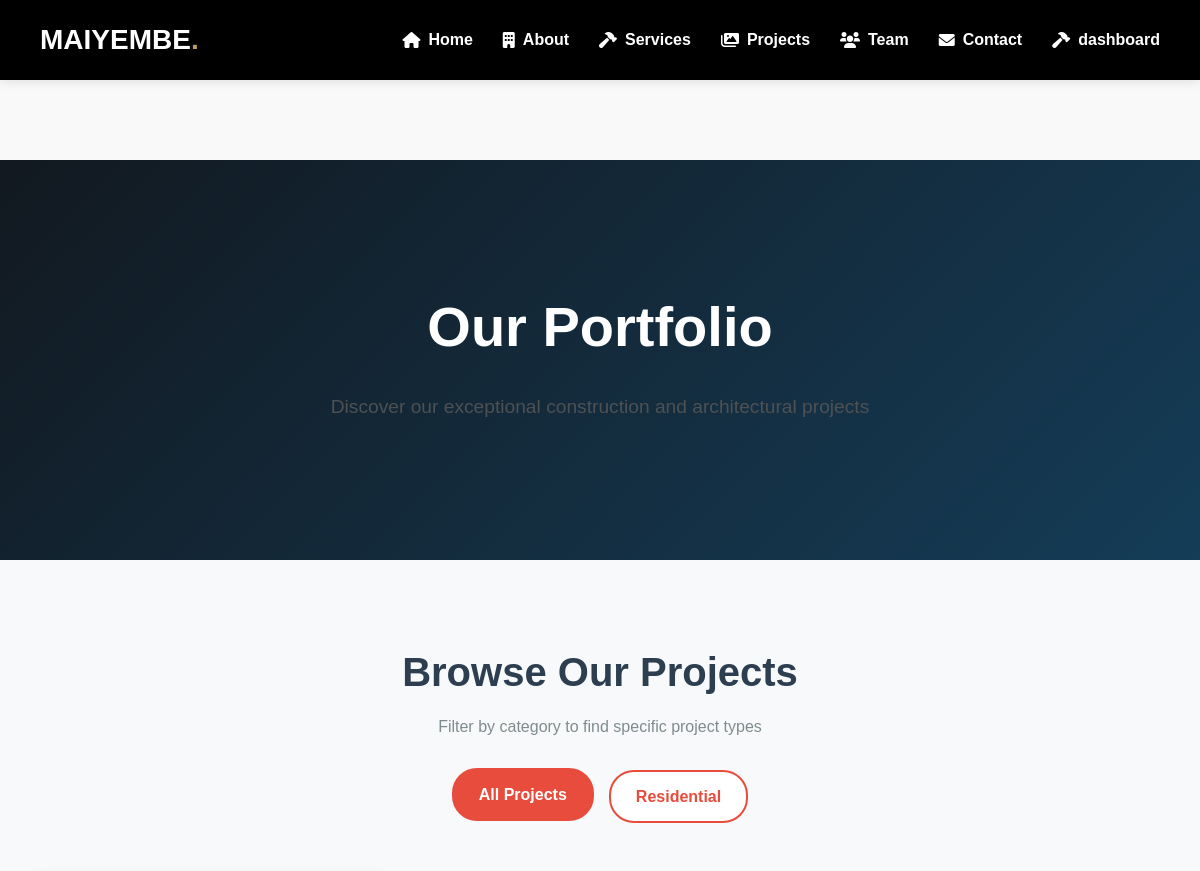
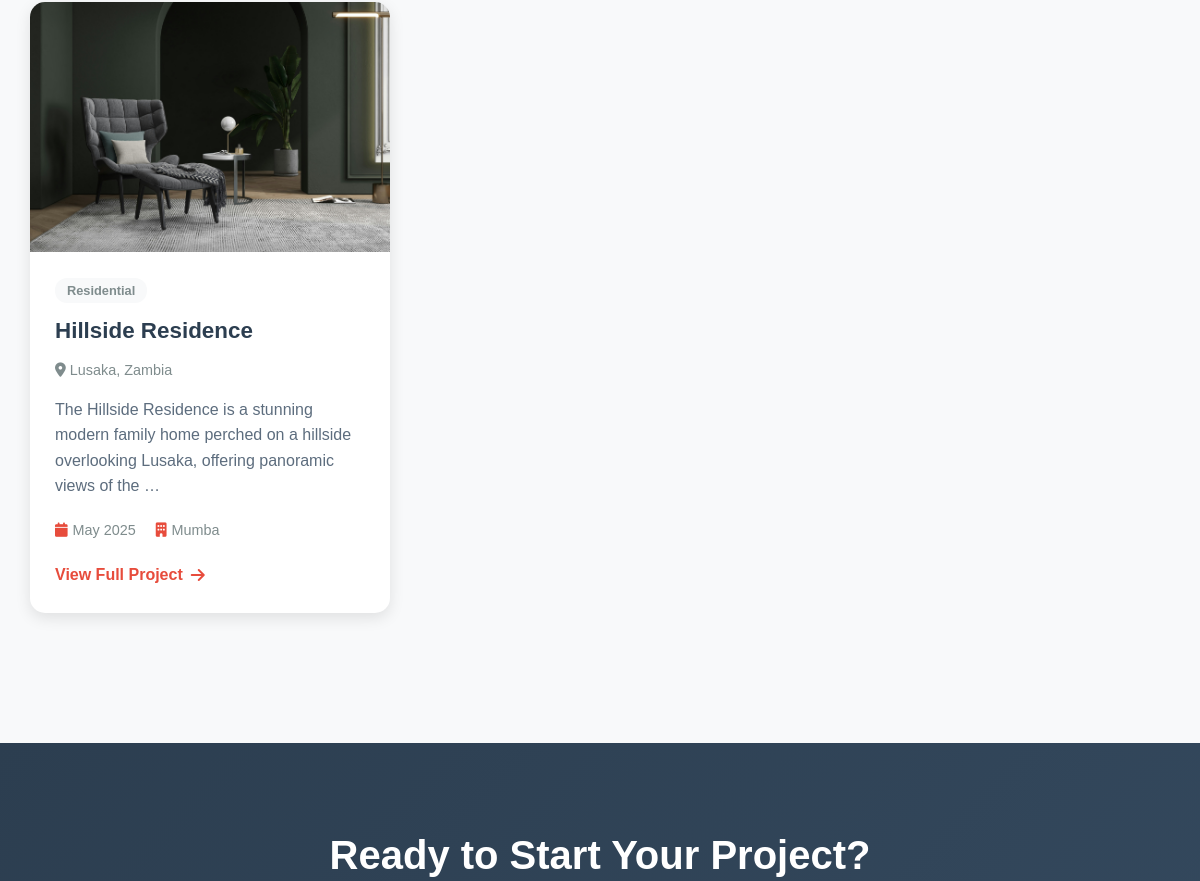
Before: /projects/ (upper part) with the older database file (2 pictures, top to bottom).
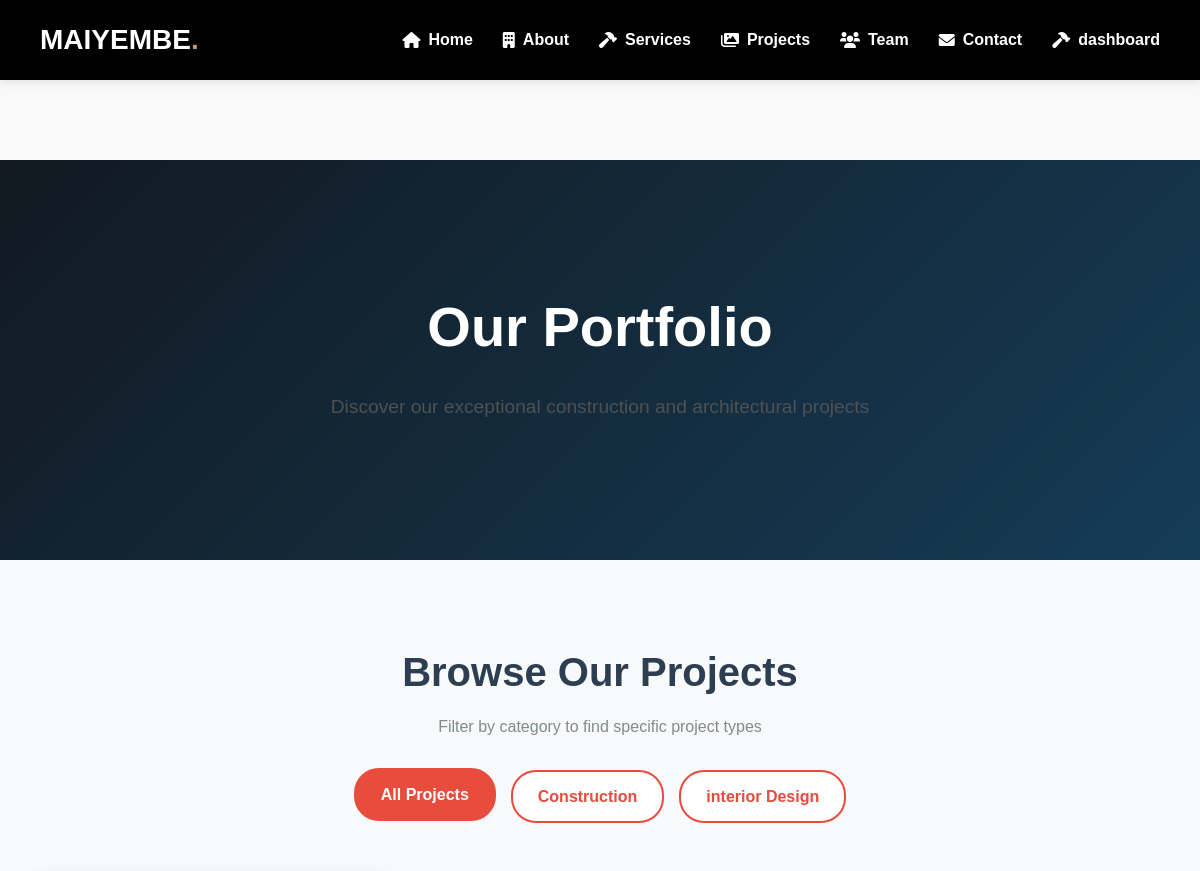
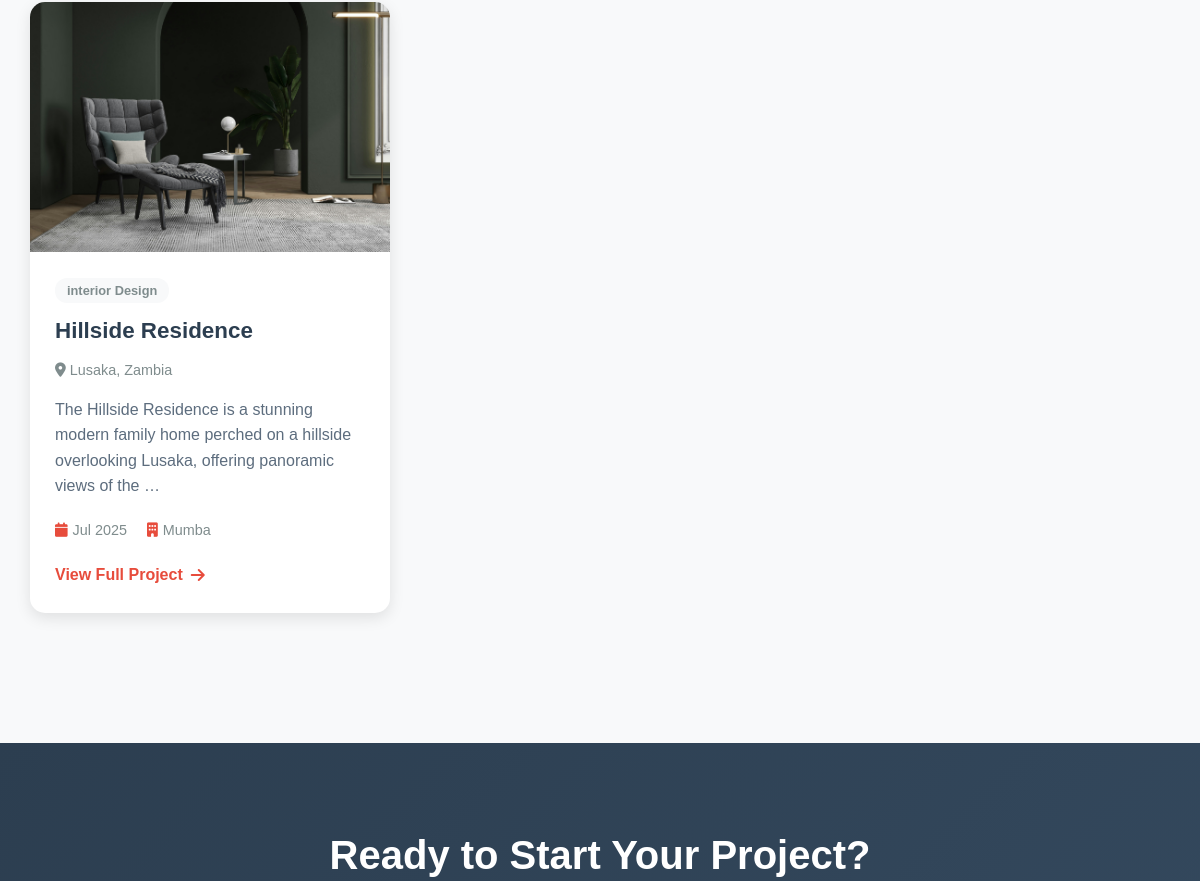
After: the same page with the newer database file (2 pictures, top to bottom).
### projects/models.py (models this page shows, shortened)
class ProjectCategory(models.Model):
    name = models.CharField(max_length=100)
    slug = models.SlugField(unique=True, blank=True)
    description = models.TextField(blank=True)
    image = models.ImageField(upload_to='project_categories/', blank=True, null=True)
    order = models.IntegerField(default=0)
    class Meta:
        verbose_name_plural = 'Project Categories'
        ordering = ['order', 'name']

class Project(models.Model):
    PROJECT_STATUS = (
        ('completed', 'Completed'),
        ('ongoing', 'Ongoing'),
        ('upcoming', 'Upcoming'),
    )
    title = models.CharField(max_length=200)
    slug = models.SlugField(unique=True, blank=True)
    description = models.TextField()
    client = models.CharField(max_length=100)
    location = models.CharField(max_length=100)
    completion_date = models.DateField()
    project_duration = models.CharField(max_length=50, blank=True)
    budget = models.DecimalField(max_digits=12, decimal_places=2, blank=True, null=True)
    size = models.CharField(max_length=100, blank=True)
    featured_image = models.ImageField(upload_to='projects/')
    is_featured = models.BooleanField(default=False)
    status = models.CharField(max_length=20, choices=PROJECT_STATUS, default='completed')
    categories = models.ManyToManyField(ProjectCategory, related_name='projects')
    created_at = models.DateTimeField(auto_now_add=True)
    updated_at = models.DateTimeField(auto_now=True)
    views = models.PositiveIntegerField(default=0)
    meta_title = models.CharField(max_length=200, blank=True)
    meta_description = models.TextField(blank=True)
    def get_absolute_url(self):
        return reverse('projects:project_detail', kwargs={'slug': self.slug})
    def get_primary_category(self):
        return self.categories.first() if self.categories.exists() else None

### projects/views.py (the view)
# urls.py: path('', ProjectListView.as_view(), name='project_list'),
class ProjectListView(ListView):
    model = Project
    template_name = 'projects/project_list.html'
    context_object_name = 'projects'
    paginate_by = 12
    def get_queryset(self):
        queryset = Project.objects.all()
        category_slug = self.kwargs.get('slug')
        if category_slug:
            category = get_object_or_404(ProjectCategory, slug=category_slug)
            queryset = queryset.filter(categories=category)
        return queryset
    def get_context_data(self, **kwargs):
        context = super().get_context_data(**kwargs)
        context['categories'] = ProjectCategory.objects.all()
        category_slug = self.kwargs.get('slug')
        if category_slug:
            context['current_category'] = get_object_or_404(ProjectCategory, slug=category_slug)
        return context

### templates/projects/project_list.html (shortened to what this page needs)
{% extends 'base.html' %}
{% load static %}
{% block content %}
<div class="projects-hero">
    <div class="hero-overlay"></div>
    <div class="hero-content">
        <h1>Our Portfolio</h1>
        <p>Discover our exceptional construction and architectural projects</p>
    </div>
</div>
<section class="projects-section">
    <div class="container">
        <div class="projects-filter">
            <div class="filter-header">
                <h2>Browse Our Projects</h2>
                <p>Filter by category to find specific project types</p>
            </div>
            <div class="category-filters">
                <a href="{% url 'projects:project_list' %}"
                   class="filter-btn {% if not current_category %}active{% endif %}">
                    All Projects
                </a>
                {% for category in categories %}
                <a href="{% url 'projects:category' category.slug %}"
                   class="filter-btn {% if current_category.slug == category.slug %}active{% endif %}">
                    {{ category.name }}
                </a>
                {% endfor %}
            </div>
        </div>
        <div class="projects-grid">
            {% for project in projects %}
            <div class="project-card">
                <div class="project-image">
                    <img src="{{ project.featured_image.url }}" alt="{{ project.title }}">
                </div>
                <div class="project-content">
                    <div class="project-category">
                        {% with project.get_primary_category as primary_category %}
                        {% if primary_category %}
                        <span class="category-badge">{{ primary_category.name }}</span>
                        {% endif %}
                        {% endwith %}
                    </div>
                    <h3>{{ project.title }}</h3>
                    <p class="project-location">
                        <i class="fas fa-map-marker-alt"></i> {{ project.location }}
                    </p>
                    <p class="project-description">
                        {{ project.description|truncatewords:20 }}
                    </p>
                    <div class="project-meta">
                        <div class="meta-item">
                            <i class="fas fa-calendar"></i>
                            <span>{{ project.completion_date|date:"M Y" }}</span>
                        </div>
                        <div class="meta-item">
                            <i class="fas fa-building"></i>
                            <span>{{ project.client }}</span>
                        </div>
                    </div>
                    <a href="{{ project.get_absolute_url }}" class="project-link">
                        View Full Project <i class="fas fa-arrow-right"></i>
                    </a>
                </div>
            </div>
            {% empty %}
            <div class="no-projects">
                <i class="fas fa-folder-open"></i>
                <h3>No Projects Found</h3>
                <p>There are no projects available in this category at the moment.</p>
            </div>
            {% endfor %}
        </div>
    </div>
</section>
<section class="projects-cta">
    <div class="container">
        <div class="cta-content">
            <h2>Ready to Start Your Project?</h2>
        </div>
    </div>
</section>
{% endblock %}

Changed rows visible on the page:
removed ProjectCategory: name "Residential"
removed Project: featured_image (picture), get_primary_category.name "Residential", title "Hillside Residence", location "Lusaka, Zambia", description "The Hillside Residence is a stunning modern family home perched on a hillside overlooking Lusaka, offering panoramic views of the …", completion_date "May 2025", client "Mumba"
added ProjectCategory: name "Construction"
added ProjectCategory: name "interior Design"
added Project: featured_image (picture), get_primary_category.name "interior Design", title "Hillside Residence", location "Lusaka, Zambia", description "The Hillside Residence is a stunning modern family home perched on a hillside overlooking Lusaka, offering panoramic views of the …", completion_date "Jul 2025", client "Mumba"
